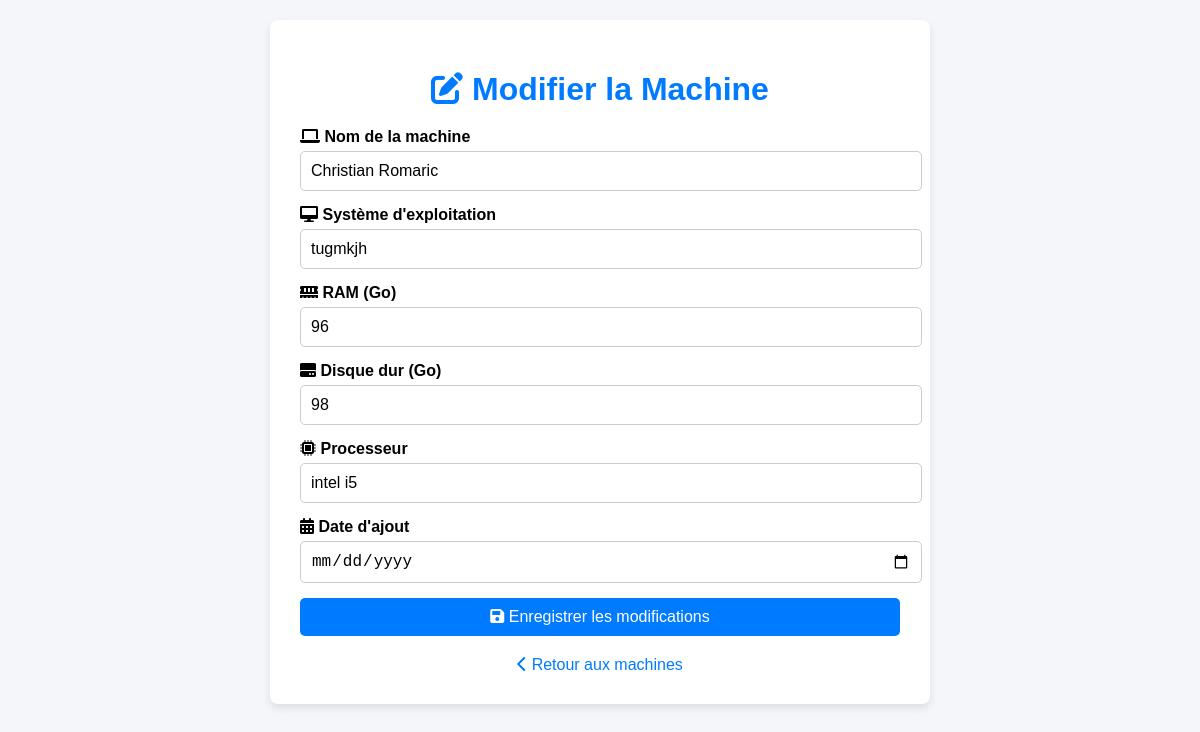
The app's page /php/edit_machine.php?id=46&idsalle=1 (signed in) with its own data.
### tables this page shows
CREATE TABLE `ordinateurs` (
  `id_ordinateur` int(11) NOT NULL,
  `id_salle` int(11) NOT NULL,
  `nom_ordi` varchar(255) NOT NULL,
  `Systeme_E` varchar(255) NOT NULL,
  `proces` varchar(255) NOT NULL,
  `Disque` int(11) NOT NULL,
  `ranger` int(11) NOT NULL DEFAULT 1,
  `ram` int(11) NOT NULL,
  `date_maint` date DEFAULT curdate()
);

### php/edit_machine.php (the view, shortened to what this page needs)
<?php
include '../Asset/traitement/login.php';
$id = $_GET['id'];
$sql = "SELECT * FROM ordinateurs WHERE id_ordinateur='$id'";
$result = mysqli_query($conn, $sql);
$machine = mysqli_fetch_assoc($result);
?>
<!DOCTYPE html>
<html lang="en">
<head>
    <link rel="stylesheet" href="https://cdnjs.cloudflare.com/ajax/libs/font-awesome/6.0.0-beta3/css/all.min.css">
</head>
<body  class="bg-gray-100 font-sans">
    <div class="container">
        <h1><i class="fas fa-edit"></i> Modifier la Machine</h1>
        <form action="edit_machine.php" method="post">
            <div class="form-group">
                <label for="nom_ordi"><i class="fas fa-laptop"></i> Nom de la machine</label>
                <input type="text" id="nom_ordi" name="nom_ordi" value="<?php echo htmlspecialchars($machine['nom_ordi']); ?>" required>
            </div>
            <div class="form-group">
                <label for="Systeme_E"><i class="fas fa-desktop"></i> Système d'exploitation</label>
                <input type="text" id="Systeme_E" name="Systeme_E" value="<?php echo htmlspecialchars($machine['Systeme_E']); ?>" required>
            </div>
            <div class="form-group">
                <label for="ram"><i class="fas fa-memory"></i> RAM (Go)</label>
                <input type="number" id="ram" name="ram" value="<?php echo htmlspecialchars($machine['ram']); ?>" required>
            </div>
            <div class="form-group">
                <label for="Disque"><i class="fas fa-hdd"></i> Disque dur (Go)</label>
                <input type="number" id="Disque" name="Disque" value="<?php echo htmlspecialchars($machine['Disque']); ?>" required>
            </div>
            <div class="form-group">
                <label for="proces"><i class="fas fa-microchip"></i> Processeur</label>
                <input type="text" id="proces" name="proces" value="<?php echo htmlspecialchars($machine['proces']); ?>" required>
            </div>
            <div class="form-group">
                <label for="date_ajout"><i class="fas fa-calendar-alt"></i> Date d'ajout</label>
                <input type="date" id="date_ajout" name="date_ajout" value="<?php echo htmlspecialchars($machine['date_ajout']); ?>" required>
            </div>
            <button type="submit"><i class="fas fa-save"></i> Enregistrer les modifications</button>
        </form>
        <div class="back-link">
            <a href="machines.php"><i class="fas fa-chevron-left"></i> Retour aux machines</a>
        </div>
    </div>
</body>
</html>

### php/edit_machine.php (style rules this page uses)
body { font-family: Arial, sans-serif; background-color: #f4f6f9; margin: 0; padding: 20px; }
.container { max-width: 600px; background: #fff; padding: 30px; margin: 0 auto; border-radius: 8px; box-shadow: 0 4px 8px rgba(0,0,0,0.1); }
h1 { text-align: center; color: #007bff; margin-bottom: 20px; }
form { display: flex; flex-direction: column; gap: 15px; }
.form-group { display: flex; flex-direction: column; }
.form-group label { font-weight: bold; margin-bottom: 5px; }
.form-group input { padding: 10px; border: 1px solid #ccc; border-radius: 5px; font-size: 1rem; width: 100%; }
button { padding: 10px; background: #007bff; border: none; color: white; border-radius: 5px; font-size: 1rem; cursor: pointer; }
.back-link { text-align: center; margin-top: 20px; }
.back-link a { text-decoration: none; color: #007bff; }

### records on screen
ordinateurs: nom_ordi "Christian Romaric", Systeme_E "tugmkjh", ram "96", Disque "98", proces "intel i5"
